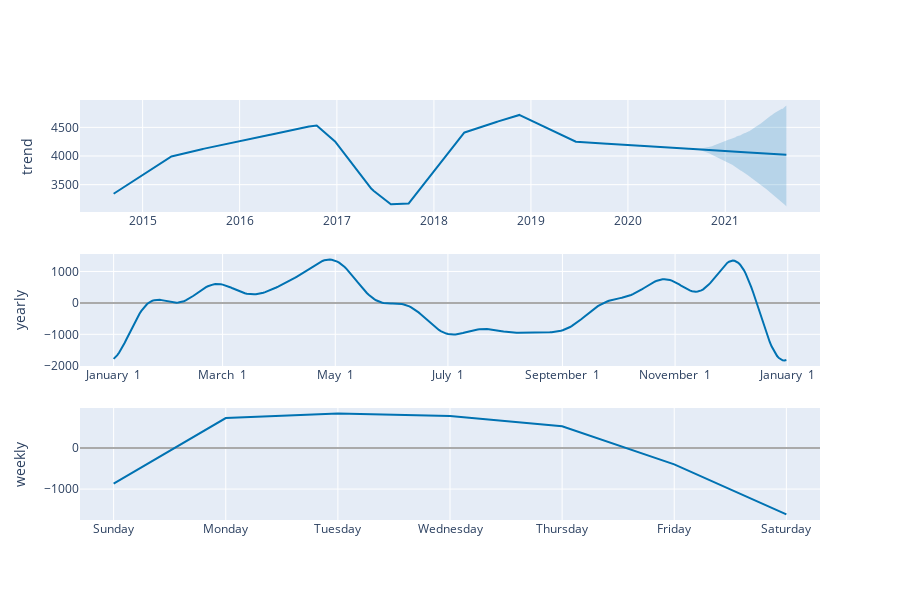

The cell this chart's notebook holds for it:
### Markdown cell above
### Seasonality

### Code cell
plot_components_plotly(m, forcast)

### Figure 1 — Plotly figure (JSON) as saved in the notebook; plotly's stock layout.template omitted (floating-point values rounded to 4 significant figures; data arrays with more than 128 entries replaced by an {"elided": "..."} marker saying what was removed)
{"data": [{"line": {"color": "#0072B2", "width": 2}, "mode": "lines", "name": "trend", "type": "scatter", "x": {"elided": "2532 str values"}, "xaxis": "x", "y": {"elided": "2532 float values"}, "yaxis": "y"}, {"line": {"color": "rgba(0, 114, 178, 0.2)", "width": 0}, "mode": "lines", "name": "trend_upper", "type": "scatter", "x": {"elided": "2532 str values"}, "xaxis": "x", "y": {"elided": "2532 float values"}, "yaxis": "y"}, {"fill": "tonexty", "fillcolor": "rgba(0, 114, 178, 0.2)", "line": {"color": "rgba(0, 114, 178, 0.2)", "width": 0}, "mode": "lines", "name": "trend_lower", "type": "scatter", "x": {"elided": "2532 str values"}, "xaxis": "x", "y": {"elided": "2532 float values"}, "yaxis": "y"}, {"line": {"color": "#0072B2", "width": 2}, "mode": "lines", "name": "yearly", "type": "scatter", "x": {"elided": "365 str values"}, "xaxis": "x2", "y": {"elided": "365 float values"}, "yaxis": "y2"}, {"line": {"color": "#0072B2", "width": 2}, "mode": "lines", "name": "weekly", "type": "scatter", "x": ["2017-01-01T00:00:00", "2017-01-02T00:00:00", "2017-01-03T00:00:00", "2017-01-04T00:00:00", "2017-01-05T00:00:00", "2017-01-06T00:00:00", "2017-01-07T00:00:00"], "xaxis": "x3", "y": [-867.6, 730.9, 840.4, 778.9, 533.2, -398.4, -1617.0], "yaxis": "y3"}], "layout": {"height": 600, "showlegend": false, "width": 900, "xaxis": {"anchor": "y", "domain": [0, 1], "range": ["2014-05-10T10:48:00", "2021-12-23T13:12:00"], "type": "date"}, "xaxis2": {"anchor": "y2", "domain": [0, 1], "range": ["2016-12-13T18:54:02.958904115", "2018-01-18T11:04:57.863013581"], "tickformat": "%B %e", "type": "date"}, "xaxis3": {"anchor": "y3", "domain": [0, 1], "range": ["2016-12-31T16:48:00", "2017-01-07T07:12:00"], "tickformat": "%A", "type": "date"}, "yaxis": {"anchor": "x", "domain": [0.7333, 1], "rangemode": "normal", "title": {"text": "trend"}, "zerolinecolor": "#AAA"}, "yaxis2": {"anchor": "x2", "domain": [0.3667, 0.6333], "title": {"text": "yearly"}, "zerolinecolor": "#AAA"}, "yaxis3": {"anchor": "x3", "domain": [0, 0.2667], "title": {"text": "weekly"}, "zerolinecolor": "#AAA"}}}
